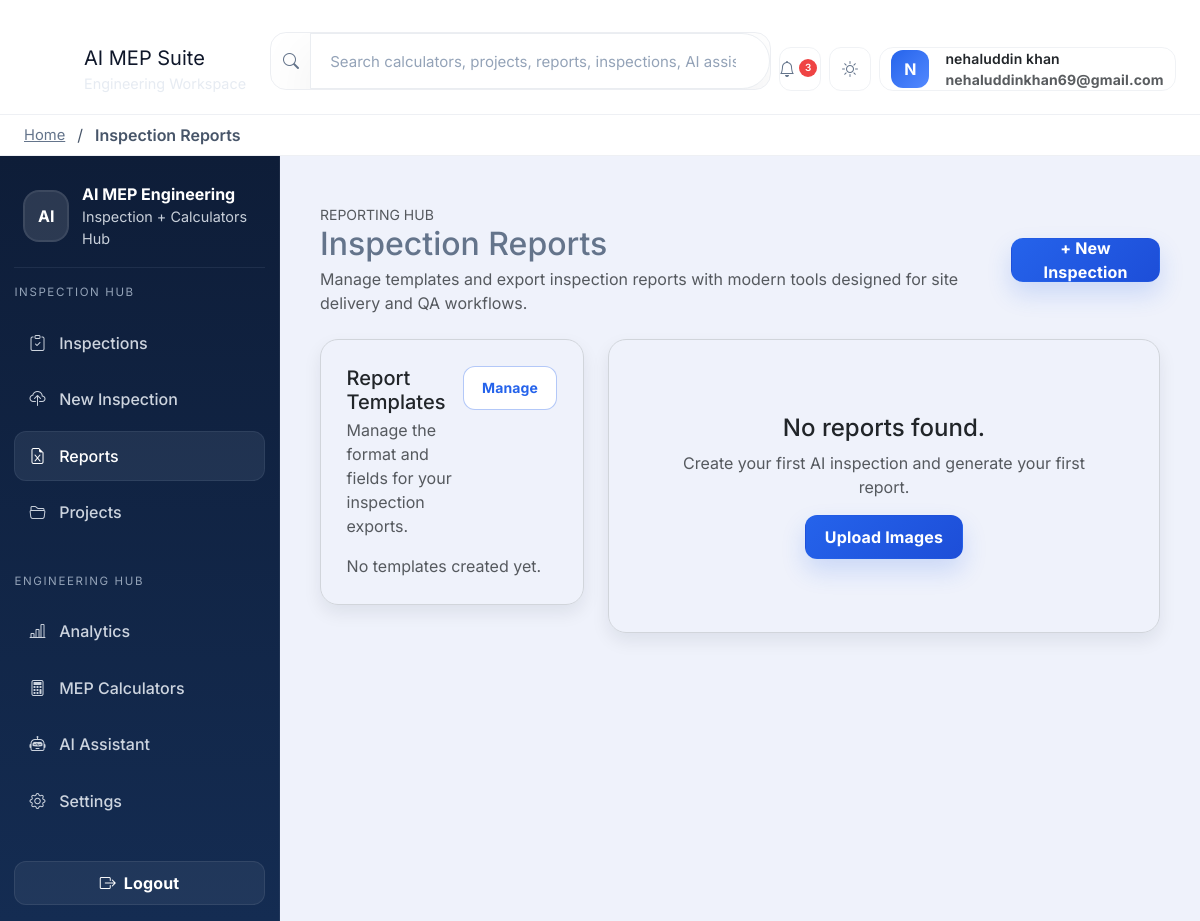
Before: /reports (signed in) with the older database file.
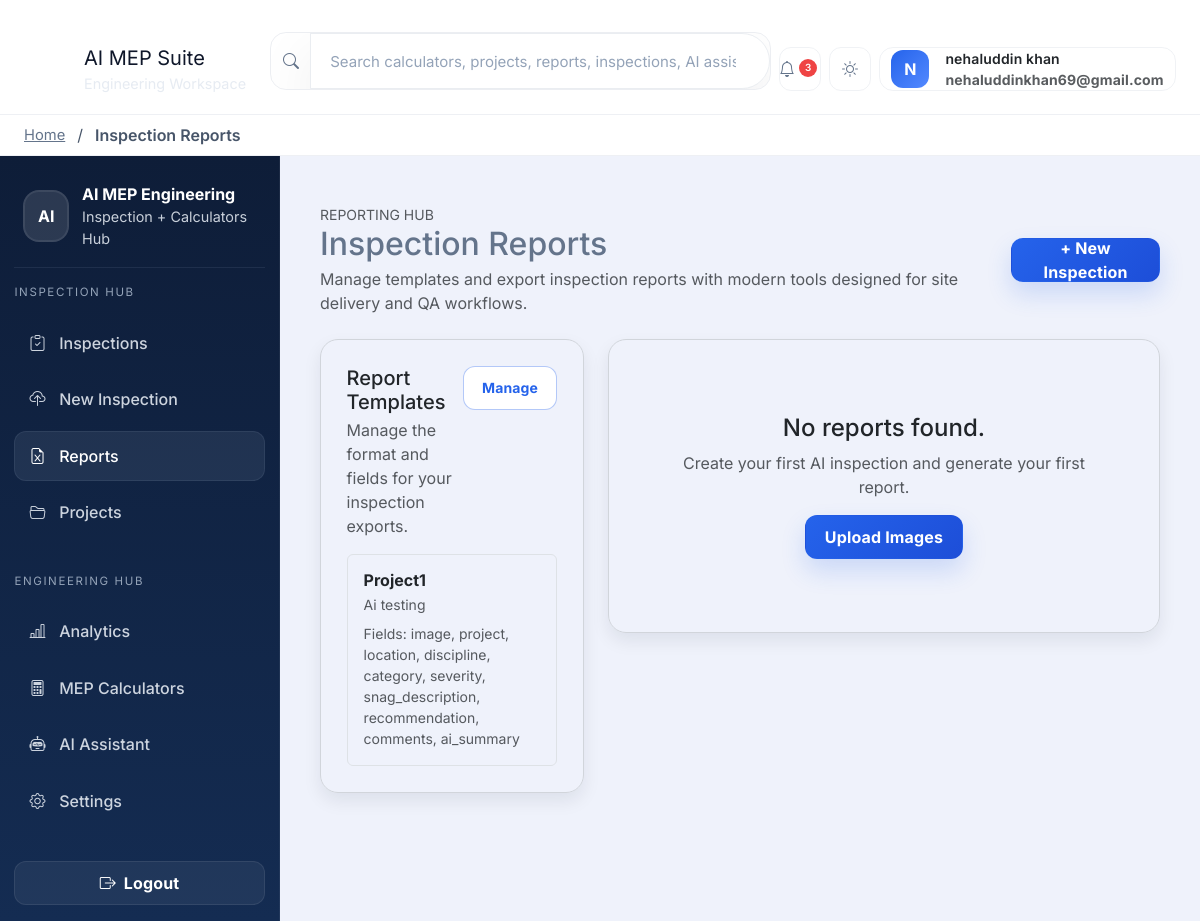
After: the same page with the newer database file.
### app/models/report_template.py (models this page shows, shortened)
class ReportTemplate(Base):
    __tablename__ = "report_templates"
    id = Column(Integer, primary_key=True, index=True)
    name = Column(String(200), nullable=False)
    description = Column(Text, nullable=True)
    fields = Column(Text, nullable=False, default="image,snag_description")
    company_id = Column(Integer, ForeignKey("companies.id"), nullable=False, index=True)
    workspace_id = Column(Integer, ForeignKey("workspaces.id"), nullable=False, index=True)
    is_default = Column(Boolean, default=False)
    export_format = Column(String(50), default="excel")
    created_at = Column(DateTime, default=datetime.utcnow)
    updated_at = Column(DateTime, default=datetime.utcnow, onupdate=datetime.utcnow)
    company = relationship("Company", foreign_keys=[company_id])
    workspace = relationship("Workspace", foreign_keys=[workspace_id])

### app/routes/report.py (the view)
@router.get("/reports")
async def reports(request: Request, db: Session = Depends(get_db)):
    current_user = get_authenticated_user(request, db)
    report_query = db.query(Document).filter(Document.user_id == current_user.id)
    if current_user.company_id is not None:
        report_query = report_query.filter(Document.company_id == current_user.company_id)
    if current_user.workspace_id is not None:
        report_query = report_query.filter(Document.workspace_id == current_user.workspace_id)
    documents = report_query.order_by(Document.uploaded_at.desc()).all()
    report_list = []
    for document in documents:
        file_path = REPORT_FOLDER / document.filename
        if not file_path.exists():
            continue
        modified = document.uploaded_at or datetime.utcnow()
        report_list.append({
            "name": document.filename,
            "size": round(file_path.stat().st_size / 1024, 2),
            "date": modified.strftime("%d-%m-%Y"),
            "time": modified.strftime("%I:%M %p"),
        })
    templates_db = apply_tenant_filter(db.query(ReportTemplate), current_user).order_by(ReportTemplate.created_at.desc()).all()
    return templates.TemplateResponse(
        request=request,
        name="reports.html",
        context={
            "request": request,
            "reports": report_list,
            "report_templates": templates_db,
        },
    )

### app/templates/reports.html (shortened to what the changed rows need)
﻿{% extends "layouts/base.html" %}
{% block content %}
<div class="container-fluid mt-4">
    <div class="d-flex flex-column flex-md-row justify-content-between align-items-start gap-3 mb-4">
        <div>
            <h2 class="mb-1">Inspection Reports</h2>
        </div>
    </div>
    {% if manage_templates %}
    <div class="row g-4">
        <div class="col-xl-7">
            <div class="card shadow-sm border-0">
                <div class="card-body">
                    <div class="d-flex justify-content-between align-items-center mb-4 gap-3 flex-column flex-sm-row">
                        <div>
                            <h5 class="mb-1">Template Builder</h5>
                            <p class="text-muted mb-0">Create or update report templates for your inspection workflows.</p>
                        </div>
                        <a href="/reports" class="btn btn-secondary btn-sm">Back to Reports</a>
                    </div>
                    <form method="post" action="/reports/templates">
                        <input type="hidden" name="template_id" value="{{ selected_template.id if selected_template else '' }}">
                        <div class="row g-3">
                            <div class="col-md-5">
                                <label class="form-label">Template Name</label>
                                <input class="form-control" name="name" value="{{ selected_template.name if selected_template else '' }}" required>
                            </div>
                            <div class="col-md-5">
                                <label class="form-label">Description</label>
                                <input class="form-control" name="description" value="{{ selected_template.description if selected_template else '' }}">
                            </div>
                            <div class="col-md-2 d-flex align-items-end">
                                <div class="form-check">
                                    <input class="form-check-input" type="checkbox" id="is_default" name="is_default" {% if selected_template and selected_template.is_default %}checked{% endif %}>
                                    <label class="form-check-label" for="is_default">Default</label>
                                </div>
                            </div>
                        </div>
                        <div class="mt-4">
                            <label class="form-label">Available Fields</label>
                            <div class="row g-3">
                                {% for field in ['image','project','location','discipline','category','severity','snag_description','recommendation','comments','ai_summary'] %}
                                <div class="col-6 col-md-4 col-lg-3">
                                    <div class="form-check">
                                        <input class="form-check-input" type="checkbox" name="fields" value="{{ field }}" {% if selected_template and field in selected_template.get_field_list() %}checked{% endif %}>
                                        <label class="form-check-label">{{ field|replace('_',' ')|title }}</label>
                                    </div>
                                </div>
                                {% endfor %}
                            </div>
                        </div>
                        <div class="mt-4">
                            <button class="btn btn-primary" type="submit">Save Template</button>
                        </div>
                    </form>
                </div>
            </div>
        </div>
        <div class="col-xl-5">
            <div class="card shadow-sm border-0">
                <div class="card-body">
                    <h5 class="mb-4">Existing Templates</h5>
                    {% if report_templates %}
                    <div class="row g-3">
                        {% for template in report_templates %}
                        <div class="col-12">
                            <div class="card card-sm p-3 border-0 shadow-sm h-100">
                                <div class="d-flex justify-content-between align-items-start gap-3">
                                    <div>
                                        <h6 class="mb-1">{{ template.name }}</h6>
                                        <p class="text-muted mb-2">{{ template.description or 'No description provided.' }}</p>
                                        <small class="text-muted">Fields: {{ template.get_field_list()|join(', ') }}</small>
                                    </div>
                                    {% if template.is_default %}
                                    <span class="badge bg-success align-self-start">Default</span>
                                    {% endif %}
                                </div>
                                <div class="mt-3 d-flex flex-wrap gap-2">
                                    <a href="/reports/templates?edit_id={{ template.id }}" class="btn btn-secondary btn-sm">Edit</a>
                                    <form method="post" action="/reports/templates/duplicate/{{ template.id }}" class="d-inline">
                                        <button class="btn btn-secondary btn-sm" type="submit">Duplicate</button>
                                    </form>
                                    <form method="post" action="/reports/templates/delete/{{ template.id }}" class="d-inline">
                                        <button class="btn btn-danger btn-sm" type="submit">Delete</button>
                                    </form>
                                </div>
                            </div>
                        </div>
                        {% endfor %}
                    </div>
                    {% else %}
                    <div class="text-muted">No templates created yet.</div>
                    {% endif %}
                </div>
            </div>
        </div>
    </div>
    {% else %}
    <div class="row g-4">
        <div class="col-lg-4">
            <div class="card shadow-sm border-0">
                <div class="card-body">
                    <div class="d-flex justify-content-between align-items-start mb-3">
                        <div>
                        </div>
                        <a href="/reports/templates" class="btn btn-secondary btn-sm">Manage</a>
                    </div>
                    {% if report_templates %}
                    <div class="row g-3">
                        {% for template in report_templates[:3] %}
                        <div class="col-12">
                            <div class="border rounded p-3 h-100">
                                <h6 class="fw-bold mb-1">{{ template.name }}</h6>
                                <p class="small text-muted mb-2">{{ template.description or 'No description provided.' }}</p>
                                <div class="small text-muted">Fields: {{ template.get_field_list()|join(', ') }}</div>
                            </div>
                        </div>
                        {% endfor %}
                    </div>
                    {% else %}
                    <div class="text-muted">No templates created yet.</div>
                    {% endif %}
                </div>
            </div>
        </div>
    </div>
    {% endif %}
</div>
{% endblock %}

Changed rows visible on the page:
added ReportTemplate: name "Project1", description "Ai testing", get_field_list "image, project, location, discipline, category, severity, snag_description, recommendation, comments, ai_summary"
Other visible differences:
text no longer shown: "No templates created yet."
